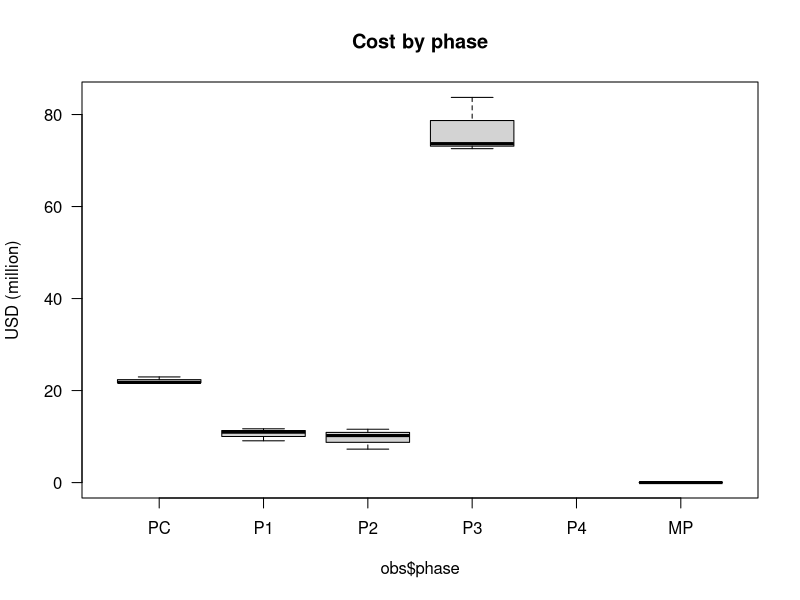
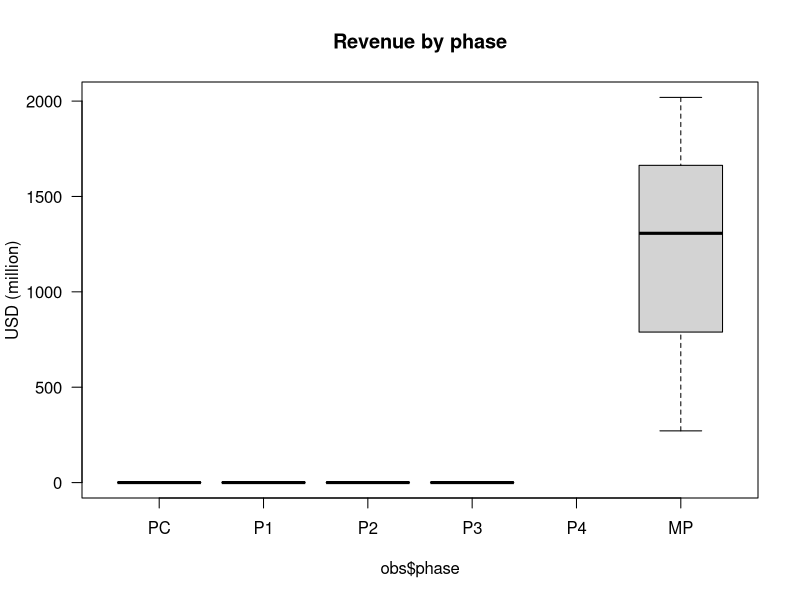
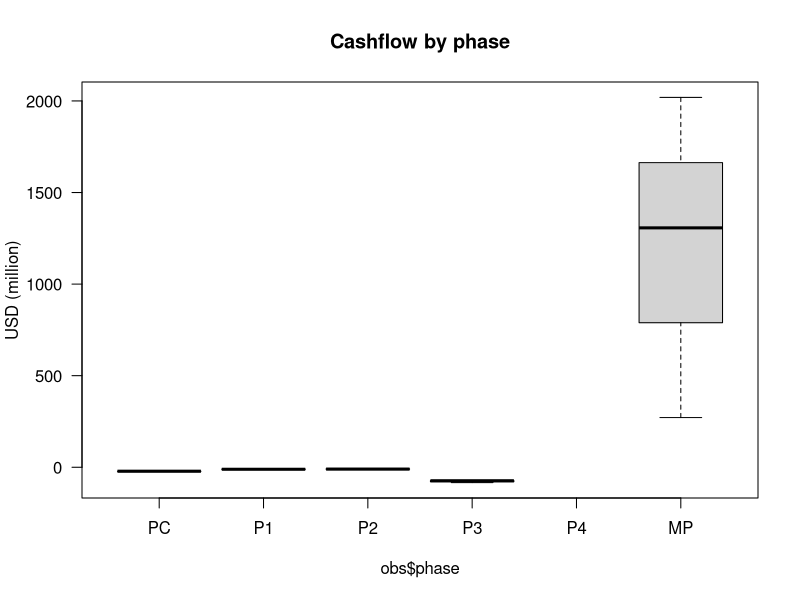
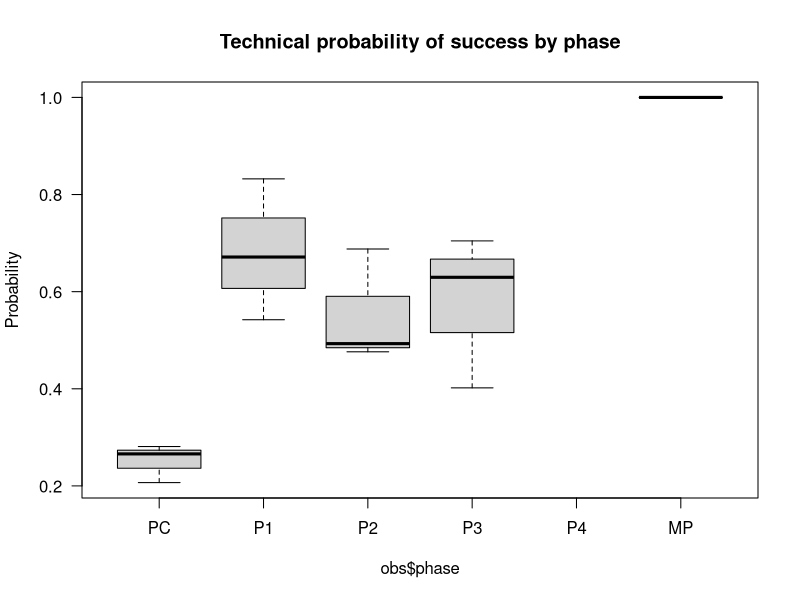
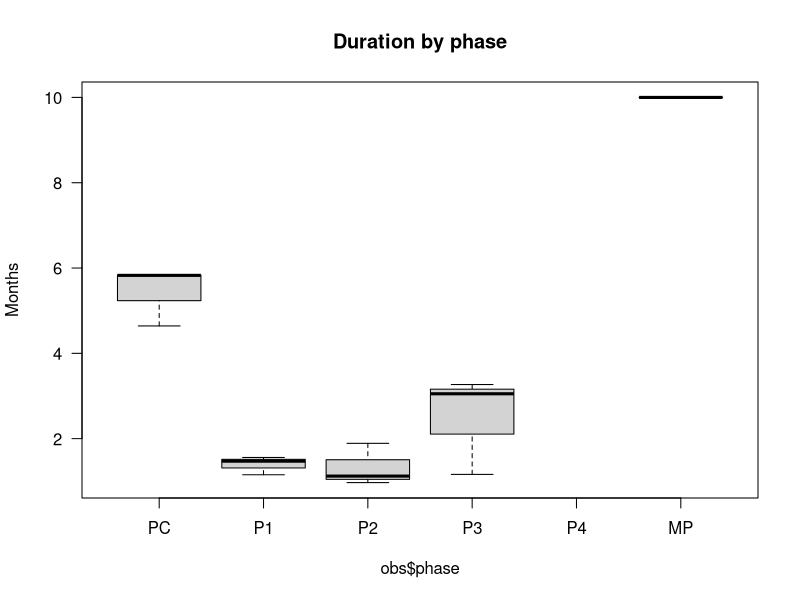
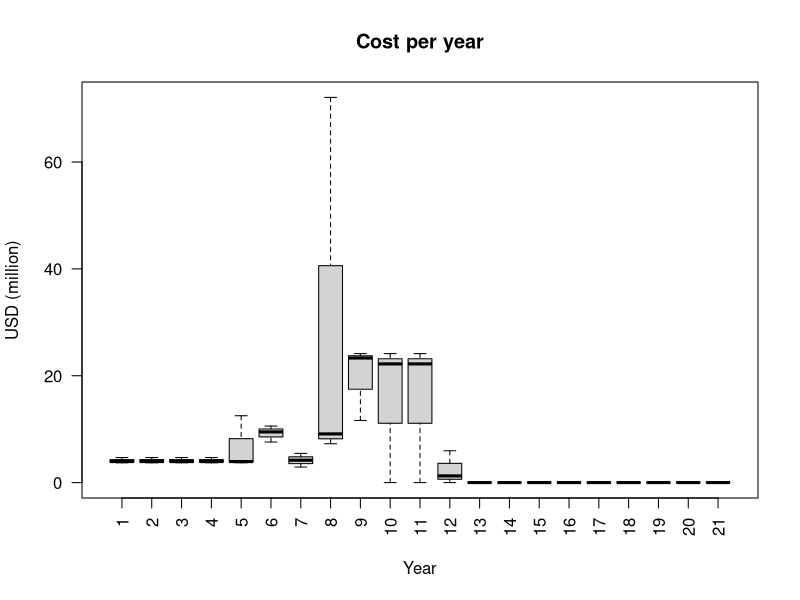
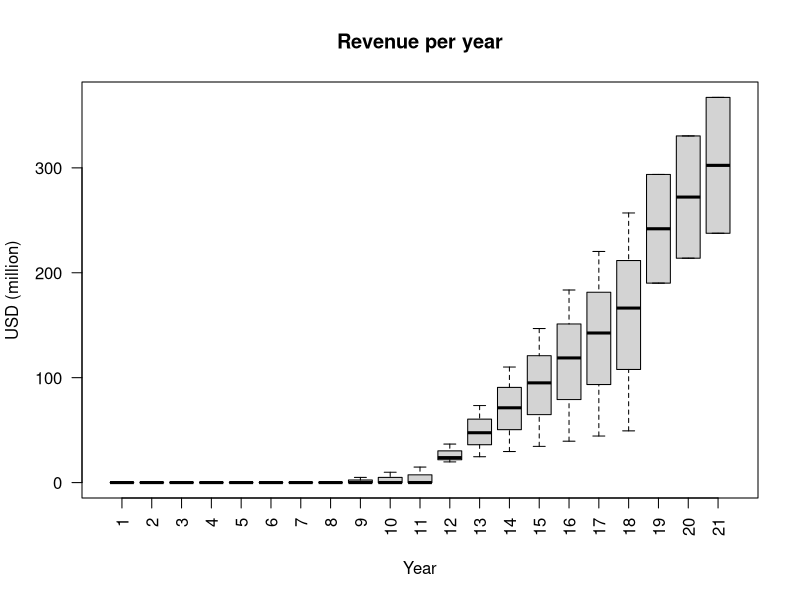
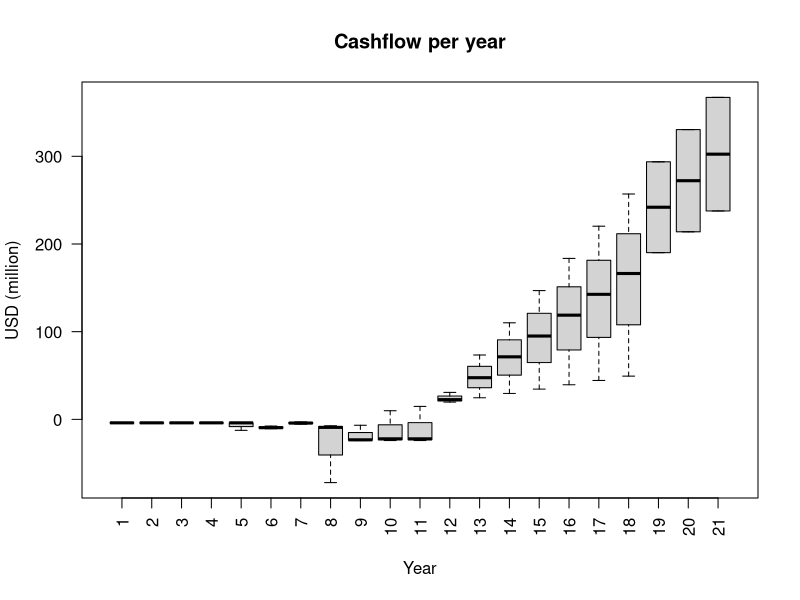

Here is the R script that generated these plots, in order:
# Dependencies
library(dplyr)

# Visual config
options(tibble.width = Inf) # Always print all tibble cols

# Data config
set.seed(1)
N     = 3
YEARS = 25


# Create dataset for sampling
obs <- data.frame()

# Same across all phases
discount.rate <- runif(N, 0.09, 0.24)

# Sample: Pre Clinical
pc <- data.frame(subject=1:N, phase='PC', stage=1)
pc$time             <- runif(N, min=4.3, max=6)
pc$cost             <- runif(N, min=19, max=23.2)
pc$revenue          <- rep(0, N)
pc$prob             <- runif(N, min=0.175, max=0.69)
pc$discount.rate    <- discount.rate

# Sample: Phase 1
p1 <- data.frame(subject=1:N, phase='P1', stage=2)
p1$time             <- runif(N, min=0.75, max=1.8)
p1$prob             <- runif(N, min=0.25, max=0.837)
p1$cost             <- runif(N, min=7.3, max=12)
p1$revenue          <- rep(0, N)
p1$discount.rate    <- discount.rate

# Sample: Phase 2
p2 <- data.frame(subject=1:N, phase='P2', stage=3)
p2$time             <- runif(N, min=0.75, max=2.5)
p2$revenue          <- rep(0, N)
p2$cost             <- runif(N, min=7.12, max=18.72)
p2$prob             <- runif(N, min=0.34, max=0.74)
p2$discount.rate    <- discount.rate

# Sample: Phase 3
p3 <- data.frame(subject=1:N, phase='P3', stage=4)
p3$cost             <- runif(N, min=26.88, max=121.68)
p3$prob             <- runif(N, min=0.314, max=0.786)
p3$time             <- runif(N, min=0.83, max=3.9)
p3$revenue          <- rep(0, N)
p3$discount.rate    <- discount.rate

# Sample: Phase 4
p4 <- data.frame(subject=1:N, phase='P4', stage=5)
p4$time             <- runif(N, min=0.5, max=1.04)
p4$prob             <- runif(N, min=0.83, max=0.99)
p4$cost             <- rep(98.297168, N)
p4$revenue          <- rep(0, N)
p4$discount.rate    <- discount.rate

# Sample: Market sales
sales <- data.frame(subject=1:N, phase='MP', stage=6)
sales$prob          <- 1
sales$cost          <- 0
sales$revenue       <- runif(N, min=218, max=2500)
sales$time          <- 10
sales$discount.rate <- discount.rate

# Combine all phases into single dataset
obs <- rbind(obs, pc, p1, p2, p3, sales)
obs$phase <- factor(obs$phase, levels=c('PC','P1','P2','P3','P4','MP'))


# Compute: Cashflow
obs$cashflow <- obs$revenue - obs$cost


# Summarize
boxplot(obs$cost~obs$phase, ylab='USD (million)', main='Cost by phase', las=1)
boxplot(obs$revenue~obs$phase, ylab='USD (million)', main='Revenue by phase', las=1)
boxplot(obs$cashflow~obs$phase, ylab='USD (million)', main='Cashflow by phase', las=1)
boxplot(obs$prob~obs$phase, ylab='Probability', main='Technical probability of success by phase', las=1)
boxplot(obs$time~obs$phase, ylab='Months', main='Duration by phase', las=1)



# Compute: Time to phase
obs <- obs %>% group_by(subject) %>%
  mutate(time.to = cumsum(time) - time,
         time.from = sum(time) - cumsum(time) + time)


# Compute: Cashflow slope and offset
# TODO: Separate market into separate dataset and then do the yearly calc for
# two datasets so that we don't have to deal with exceptions and instead simply
# assume that everything is either constantly or linearly distributed in the
# development and market data set respectively.
obs$cashflow.a <- ifelse(obs$phase=='MP', ((obs$cashflow * 2 / (obs$time + 1)) / obs$time), 0)
obs$cashflow.b <- ifelse(obs$phase=='MP', 0, (obs$cashflow / obs$time))
obs$cost.a     <- ifelse(obs$phase=='MP', ((obs$cost * 2 / (obs$time + 1)) / obs$time), 0)
obs$cost.b     <- ifelse(obs$phase=='MP', 0, (obs$cost / obs$time))
obs$revenue.a  <- ifelse(obs$phase=='MP', ((obs$revenue * 2 / (obs$time + 1)) / obs$time), 0)
obs$revenue.b  <- ifelse(obs$phase=='MP', 0, (obs$revenue / obs$time))
obs$prob.a     <- 0
obs$prob.b     <- obs$prob ^ (1/obs$time)

# Transform: To cashflows over time
cashflows <- data.frame()
for (x in 1:ceiling(max(obs$time) + 1)) {
  # Prepare
  t              <- x + obs$time.to
  within_phase   <- x <= obs$time
  not_whole_year <- x-obs$time>0 & x-obs$time<1
  discount.rate  <- obs$discount.rate
  # Compute: yearly
  base_cashflow      <- ifelse(within_phase, obs$cashflow.a * x + obs$cashflow.b, 0)
  remainder_cashflow <- ifelse(not_whole_year, (obs$time-floor(obs$time))*(obs$cashflow/obs$time), 0)
  base_cost          <- ifelse(within_phase, obs$cost.a * x + obs$cost.b, 0)
  remainder_cost     <- ifelse(not_whole_year, (obs$time-floor(obs$time))*(obs$cost/obs$time), 0)
  base_revenue       <- ifelse(within_phase, obs$revenue.a * x + obs$revenue.b, 0)
  remainder_revenue  <- ifelse(not_whole_year, (obs$time-floor(obs$time))*(obs$revenue/obs$time), 0)
  base_prob          <- ifelse(within_phase, obs$prob.a * x + obs$prob.b, 0)
  remainder_prob     <- ifelse(not_whole_year, obs$prob / ((obs$prob.a*x+obs$prob.b) ^ floor(obs$time)), 0)
  # NOTE: The remainder is computed by assuming that the value is evenly
  # distributed over the whole phase (i.e. constantly). If this is not true
  # then the remainder will be incorrectly computed. However, since we assume
  # that phase properties are indeed constantly distributed over the course of
  # the phase, it is not a problem for phase properties. While we do assume
  # that market sales grow linearly this is not a problem since there will be
  # no remainder given that we assume that all markets span 10 years. However,
  # please be very careful and make sure you get this right!!
  # NOTE: This computation is a bit odd since there will never be a base
  # cashflow and a remainder at the same time.
  cashflow  <- base_cashflow + remainder_cashflow
  cost      <- base_cost + remainder_cost
  revenue   <- base_revenue + remainder_revenue
  prob      <- base_prob + remainder_prob
  # Make data frame
  subject    <- obs$subject
  phase.year <- x
  phase      <- obs$phase
  year       <- floor(t)
  df        <- data.frame(subject, phase.year, t, year, phase, cashflow, cost, revenue, prob, discount.rate)
  df        <- df[cashflow != 0 | prob > 0, ] # No need to keep years without cashflow
  cashflows <- rbind(cashflows, df)
}

# Compute: Present Value (PV)
cashflows$pv0 <- cashflows$cashflow / ((1 + cashflows$discount.rate) ^ cashflows$t)

# Sort: By subject then time
cashflows <- arrange(cashflows, subject, t)

# Compute: Cumulative properties
cashflows <- cashflows %>% group_by(subject) %>%
  mutate(discount.rate = unique(discount.rate),
         cum.cashflow  = cumsum(cashflow),
         cum.revenue   = cumsum(revenue),
         cum.cost      = cumsum(cost),
         cum.prob      = cumprod(prob),
         rem.prob      = prod(prob) / cumprod(prob) # TODO: I'm NOT sure this is correct!)
         )

# Transform: Into enpvs
enpvs <- cashflows %>% group_by(subject) %>%
  summarise(enpv0 = sum(pv0))


# Transform: To yearly
yearly <- cashflows %>% group_by(subject, year) %>%
  summarise(cashflow     = sum(cashflow),
            cost         = sum(cost),
            revenue      = sum(revenue),
            prob         = prod(prob),
            pv0           = sum(pv0),
            cum.cashflow = tail(cum.cashflow, n=1),
            cum.revenue  = tail(cum.revenue, n=1),
            cum.cost     = tail(cum.cost, n=1),
            cum.prob     = tail(cum.prob, n=1),
            rem.prob     = tail(rem.prob, n=1))

# Plot: Yearly data
boxplot(yearly$cost ~ yearly$year, xlab='Year', ylab='USD (million)', las=2, main='Cost per year')
boxplot(yearly$revenue ~ yearly$year, xlab='Year', ylab='USD (million)', las=2, main='Revenue per year')
boxplot(yearly$cashflow ~ yearly$year, xlab='Year', ylab='USD (million)', las=2, main='Cashflow per year')
boxplot(yearly$prob ~ yearly$year, xlab='Year', ylab='Probability of success', las=2, main='Technical probability of success, per year')
boxplot(yearly$pv0 ~ yearly$year, xlab='Year', ylab='Present Value (PV) from 0', las=2, main='Present Value (PV) of different years from year 0')

# Plot: Cumulative yearly data
boxplot(yearly$cum.cost ~ yearly$year, las=2, xlab='Year', ylab='USD (million)', main='Cumulative cost per year')
boxplot(yearly$cum.revenue ~ yearly$year, las=2, xlab='Year', ylab='USD (million)', main='Cumulative revenue per year')
boxplot(yearly$cum.cashflow ~ yearly$year, las=2, xlab='Year', ylab='USD (million)', main='Cumulative cashflow per year')
boxplot(yearly$cum.prob ~ yearly$year, las=2, xlab='Year', ylab='Probability', main='Probability of reaching year')
boxplot(yearly$rem.prob ~ yearly$year, las=2, xlab='Year', ylab='Probability', main='Remaining probability of success per year')

# Plot: ENPV
boxplot(enpvs$enpv0, las=2, xlab='Year', ylab='ENPV', main='ENPV from different years')
